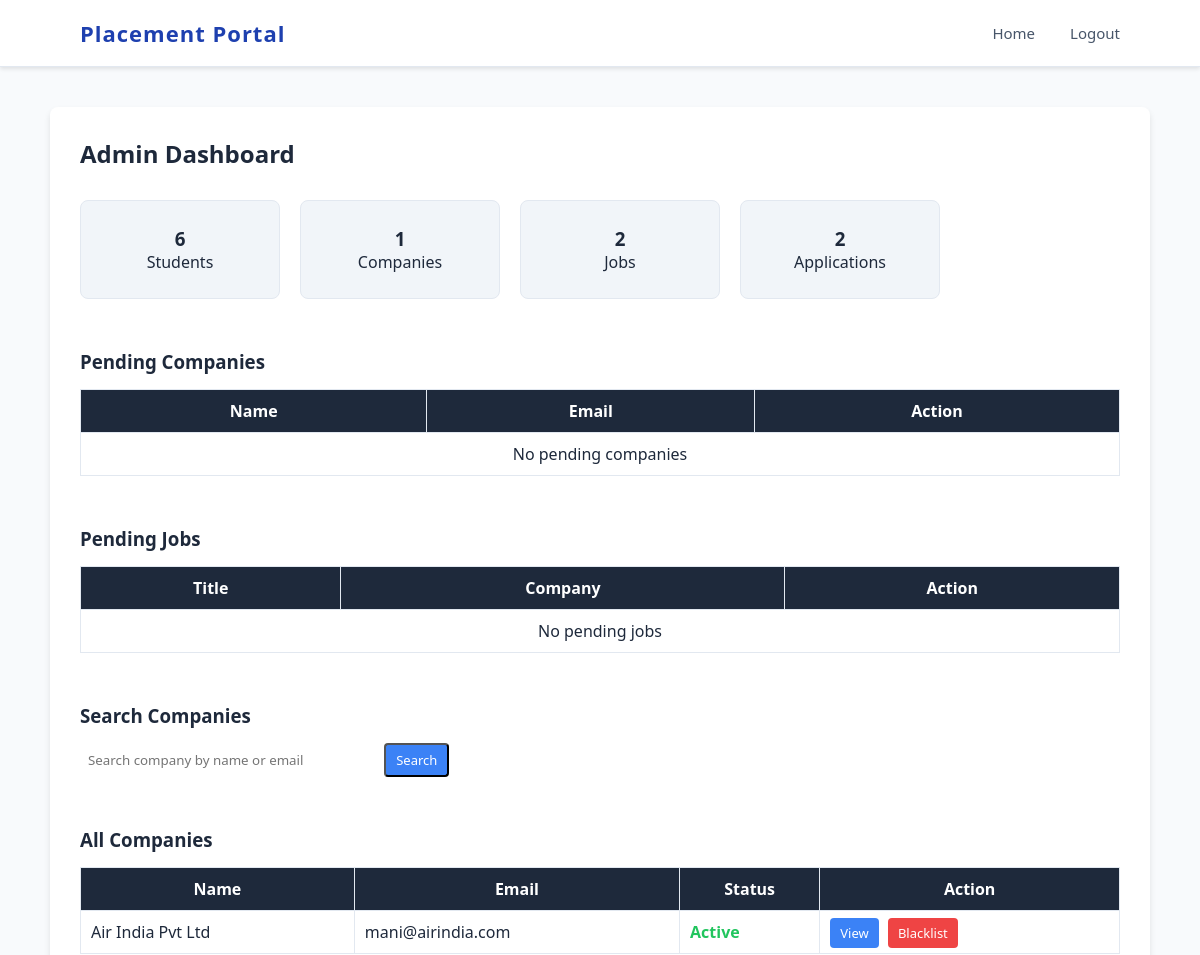
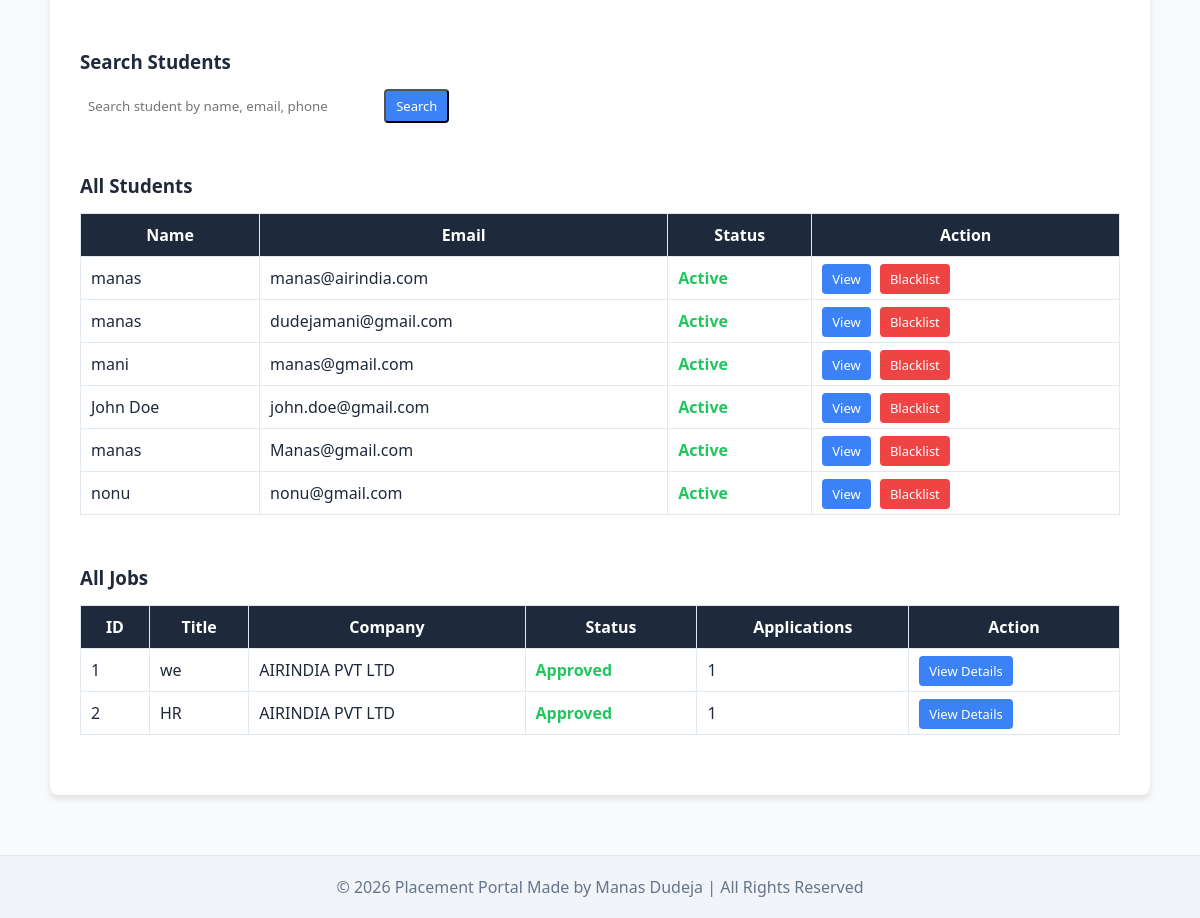
Screenshot of /admin_dashboard (signed in) with the database file from the repository (2 pictures, top to bottom).
### placement_portal/app.py (models this page shows)
class User(db.Model):
    __tablename__ = "users"
    id = db.Column(db.Integer, primary_key=True)
    name = db.Column("user_Name", db.String(100), nullable=False)
    email = db.Column("email_address", db.String(120), unique=True, nullable=False)
    password = db.Column(db.String(200), nullable=False)
    role = db.Column(db.String(20), nullable=False)
    phone = db.Column("phone_no", db.String(15))
    is_active = db.Column(db.Boolean, default=True)
    is_approved = db.Column(db.Boolean, default=False)
    created_at = db.Column(db.DateTime, default=datetime.utcnow)

class Job(db.Model):
    __tablename__ = "jobs"
    id = db.Column(db.Integer, primary_key=True)
    company_id = db.Column(
        db.Integer,
        db.ForeignKey("company_profiles.id")
    )
    title = db.Column(db.String(150))
    description = db.Column(db.Text)
    skills = db.Column(db.String(200))
    experience = db.Column(db.String(50))
    salary = db.Column(db.String(50))
    job_type = db.Column(db.String(50), default="General")
    is_approved = db.Column(db.Boolean, default=False)
    posted_at = db.Column(db.DateTime, default=datetime.utcnow)
    disclosure = db.Column(db.DateTime, default=datetime.utcnow)
    is_closed = db.Column(db.Boolean, default=False)
    company = db.relationship("CompanyProfile", backref=db.backref("jobs", lazy=True))
    applications = db.relationship("Application", backref="job", lazy=True)

class CompanyProfile(db.Model):
    __tablename__ = "company_profiles"
    id = db.Column(db.Integer, primary_key=True)
    user_id = db.Column(
        db.Integer,
        db.ForeignKey("users.id"),
        nullable=False
    )
    company_name = db.Column(db.String(150))
    industry_type = db.Column(db.String(100))
    active_website = db.Column(db.String(150))
    company_location = db.Column(db.String(100))
    company_strength = db.Column(db.String(50))
    user = db.relationship("User", backref=db.backref("company_profile", uselist=False))

### placement_portal/app.py (the view)
@app.route("/admin_dashboard")
def admin_dashboard():
    if "user_id" not in session or session.get("role") != "admin":
        return redirect("/login")
    student_search = request.args.get("student_search")
    company_search = request.args.get("company_search")
    total_students = User.query.filter_by(role="student").count()
    total_companies = User.query.filter_by(role="company").count()
    total_jobs = Job.query.count()
    total_applications = Application.query.count()
    pending_companies = User.query.filter_by(role="company", is_approved=False).all()
    pending_jobs = Job.query.filter_by(is_approved=False).all()
    students_query = User.query.filter_by(role="student")
    if student_search:
        students_query = students_query.filter(
            (User.name.ilike(f"%{student_search}%")) |
            (User.email.ilike(f"%{student_search}%")) |
            (User.phone.ilike(f"%{student_search}%"))
        )
    all_students = students_query.all()
    companies_query = User.query.filter_by(role="company")
    if company_search:
        companies_query = companies_query.filter(
            (User.name.ilike(f"%{company_search}%")) |
            (User.email.ilike(f"%{company_search}%"))
        )
    all_companies = companies_query.all()
    all_jobs = Job.query.order_by(Job.posted_at.desc()).all()
    return render_template(
        "admin_dashboard.html",
        total_students=total_students,
        total_companies=total_companies,
        total_jobs=total_jobs,
        total_applications=total_applications,
        pending_companies=pending_companies,
        pending_jobs=pending_jobs,
        all_students=all_students,
        all_companies=all_companies,
        all_jobs=all_jobs
    )

### placement_portal/templates/admin_dashboard.html (shortened to what this page needs)
{% extends "base.html" %}
{% block content %}
<div class="container">
    <h2 class="page-title">Admin Dashboard</h2>
    <div class="stats-wrapper">
        <div class="stat-card">
            <h3>{{ total_students }}</h3>
            <p>Students</p>
        </div>
        <div class="stat-card">
            <h3>{{ total_companies }}</h3>
            <p>Companies</p>
        </div>
        <div class="stat-card">
            <h3>{{ total_jobs }}</h3>
            <p>Jobs</p>
        </div>
        <div class="stat-card">
            <h3>{{ total_applications }}</h3>
            <p>Applications</p>
        </div>
    </div>
    <h3 class="section-title">Pending Companies</h3>
    <table class="main-table">
        <tr>
            <th>Name</th>
            <th>Email</th>
            <th>Action</th>
        </tr>
        {% for c in pending_companies %}
        <tr>
            <td>{{ c.name }}</td>
            <td>{{ c.email }}</td>
            <td>
                <a class="btn approve" href="/admin/company/{{ c.id }}/approve">Approve</a>
                <a class="btn reject" href="/admin/company/{{ c.id }}/reject">Reject</a>
            </td>
        </tr>
        {% else %}
        <tr>
            <td colspan="3" style="text-align:center;">No pending companies</td>
        </tr>
        {% endfor %}
    </table>
    <h3 class="section-title">Pending Jobs</h3>
    <table class="main-table">
        <tr>
            <th>Title</th>
            <th>Company</th>
            <th>Action</th>
        </tr>
        {% for j in pending_jobs %}
        <tr>
            <td>{{ j.title }}</td>
            <td>{{ j.company.company_name }}</td>
            <td>
                <a class="btn approve" href="/admin/job/{{ j.id }}/approve">Approve</a>
                <a class="btn reject" href="/admin/job/{{ j.id }}/reject">Reject</a>
            </td>
        </tr>
        {% else %}
        <tr>
            <td colspan="3" style="text-align:center;">No pending jobs</td>
        </tr>
        {% endfor %}
    </table>
<h3 class="section-title">Search Companies</h3>
<form method="GET" action="/admin_dashboard" style="margin-bottom:15px;">
    <input type="text" name="company_search"
           placeholder="Search company by name or email"
           style="padding:8px; width:300px; border-radius:4px; border:none;">
    <button class="btn view">Search</button>
</form>
    <h3 class="section-title">All Companies</h3>
    <table class="main-table">
        <tr>
            <th>Name</th>
            <th>Email</th>
            <th>Status</th>
            <th>Action</th>
        </tr>
        {% for c in all_companies %}
        <tr>
            <td>{{ c.name }}</td>
            <td>{{ c.email }}</td>
            <td>
                {% if c.is_active %}
                <span class="active">Active</span>
                {% else %}
                <span class="blacklisted">Blacklisted</span>
                {% endif %}
            </td>
            <td>
                <a class="btn view" href="/admin/company/{{ c.id }}">View</a>
                {% if c.is_active %}
                <a class="btn blacklist" href="/admin/company/{{ c.id }}/blacklist">Blacklist</a>
                {% else %}
                <a class="btn unblacklist" href="/admin/company/{{ c.id }}/unblacklist">Unblacklist</a>
                {% endif %}
            </td>
        </tr>
        {% endfor %}
    </table>
<h3 class="section-title">Search Students</h3>
<form method="GET" action="/admin_dashboard" style="margin-bottom:15px;">
    <input type="text" name="student_search"
           placeholder="Search student by name, email, phone"
           style="padding:8px; width:300px; border-radius:4px; border:none;">
    <button class="btn view">Search</button>
</form>
    <h3 class="section-title">All Students</h3>
    <table class="main-table">
        <tr>
            <th>Name</th>
            <th>Email</th>
            <th>Status</th>
            <th>Action</th>
        </tr>
        {% for s in all_students %}
        <tr>
            <td>{{ s.name }}</td>
            <td>{{ s.email }}</td>
            <td>
                {% if s.is_active %}
                <span class="active">Active</span>
                {% else %}
                <span class="blacklisted">Blacklisted</span>
                {% endif %}
            </td>
            <td>
                <a class="btn view" href="/admin/student/{{ s.id }}">View</a>
                {% if s.is_active %}
                <a class="btn blacklist" href="/admin/student/{{ s.id }}/blacklist">Blacklist</a>
                {% else %}
                <a class="btn unblacklist" href="/admin/student/{{ s.id }}/unblacklist">Unblacklist</a>
                {% endif %}
            </td>
        </tr>
        {% endfor %}
    </table>
    <h3 class="section-title">All Jobs</h3>
    <table class="main-table">
        <tr>
            <th>ID</th>
            <th>Title</th>
            <th>Company</th>
            <th>Status</th>
            <th>Applications</th>
            <th>Action</th>
        </tr>
        {% for job in all_jobs %}
        <tr>
            <td>{{ job.id }}</td>
            <td>{{ job.title }}</td>
            <td>{{ job.company.company_name }}</td>
            <td>
                {% if job.is_closed %}
                <span class="blacklisted">Closed</span>
                {% elif job.is_approved %}
                <span class="active">Approved</span>
                {% else %}
                <span style="color:orange;">Pending</span>
                {% endif %}
            </td>
            <td>{{ job.applications|length }}</td>
            <td>
                <a class="btn view" href="/admin/job/{{ job.id }}/applications">
                    View Details
                </a>
            </td>
        </tr>
        {% else %}
        <tr>
            <td colspan="6" style="text-align:center;">No jobs found</td>
        </tr>
        {% endfor %}
    </table>
</div>
{% endblock %}

### placement_portal/templates/base.html (style rules this page uses)
* { margin: 0; padding: 0; box-sizing: border-box; font-family: "Segoe UI", Arial, sans-serif; }
body { background: #f8fafc; color: #1e293b; }
.container { width: 85%; margin: auto; }

### placement_portal/templates/admin_dashboard.html (style rules this page uses)
body { background: #f8fafc; font-family: Arial, sans-serif; color: #1e293b; }
.container { width: 1100px; margin: 40px auto; background: #ffffff; padding: 30px; border-radius: 8px; box-shadow: 0 4px 6px rgba(0,0,0,0.1); }
.page-title { margin-bottom: 30px; }
.section-title { margin-top: 50px; margin-bottom: 15px; color: #1e293b; }
.stats-wrapper { display: flex; gap: 20px; margin-bottom: 40px; }
.stat-card { background: #f1f5f9; padding: 25px; border-radius: 8px; width: 200px; text-align: center; border: 1px solid #e2e8f0; }
.main-table { width: 100%; border-collapse: collapse; margin-bottom: 30px; }
.main-table th, .main-table td { border: 1px solid #e2e8f0; padding: 10px; }
.main-table th { background: #1e293b; color: white; }
.btn { padding: 6px 10px; text-decoration: none; border-radius: 4px; font-size: 13px; margin-right: 5px; }
.view { background: #3b82f6; color: white; }
.blacklist { background: #ef4444; color: white; }
.active { color: #22c55e; font-weight: bold; }

### rows the page displays
User: name "Air India Pvt Ltd", email "mani@airindia.com", is_active "Active"
User: name "manas", email "manas@airindia.com", is_active "Active"
User: name "manas", email "dudejamani@gmail.com", is_active "Active"
User: name "mani", email "manas@gmail.com", is_active "Active"
User: name "John Doe", email "john.doe@gmail.com", is_active "Active"
User: name "manas", email "Manas@gmail.com", is_active "Active"
User: name "nonu", email "nonu@gmail.com", is_active "Active"
Job: id "1", title "we", company.company_name "AIRINDIA PVT LTD", is_closed "Approved", applications|length "1"
Job: id "2", title "HR", company.company_name "AIRINDIA PVT LTD", is_closed "Approved", applications|length "1"

### other values shown
{{ total_students }} "6"
{{ total_companies }} "1"
{{ total_jobs }} "2"
{{ total_applications }} "2"
